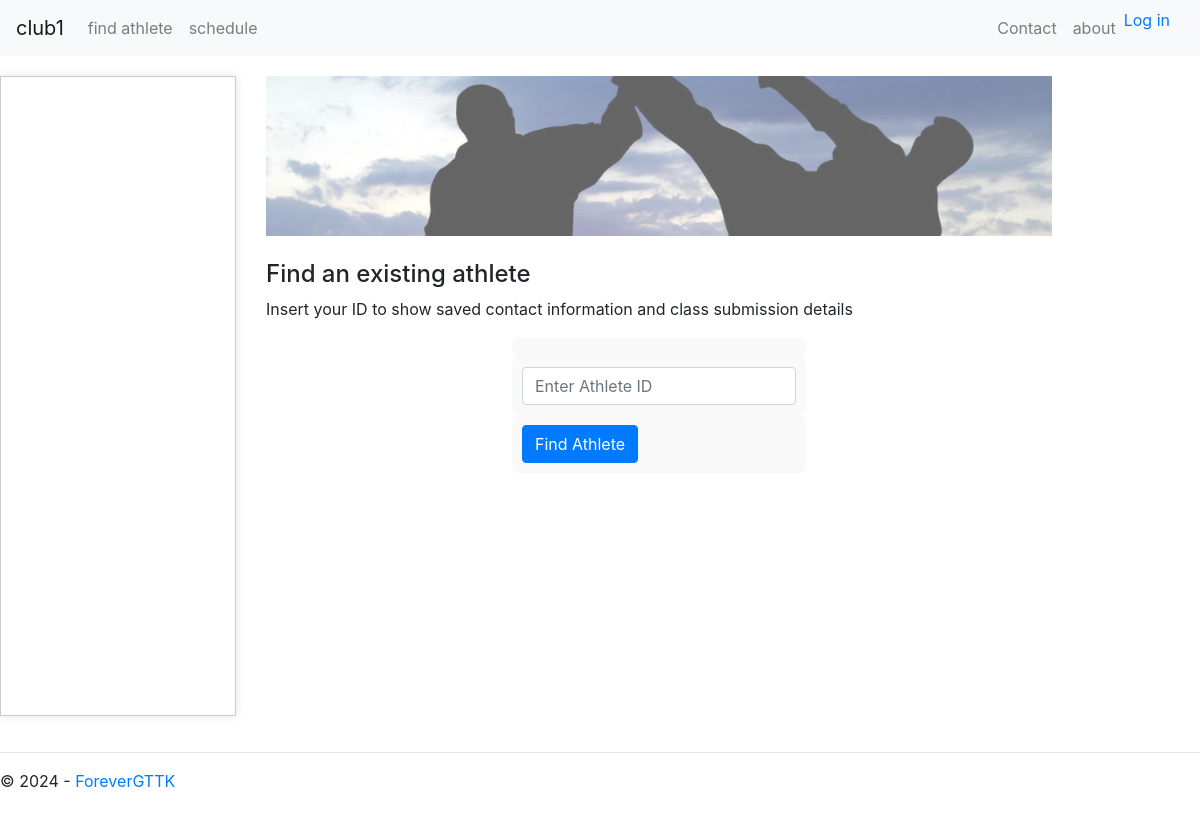
Page /club/club1/athlete/ on the committed database.
### app/models.py (models this page shows, shortened)
class BaseModel(models.Model):
    ID = models.UUIDField(default=uuid.uuid4, editable=False, unique=True, primary_key=True)
    created_by = models.ForeignKey(User, on_delete=models.SET_NULL, null=True)
    created_at = models.DateTimeField(auto_now_add=True, editable=False)
    last_updated = models.DateTimeField(auto_now=True)
    description = models.TextField(null=True, blank=True)
    class Meta:
        abstract = True

class Clubs(BaseModel):
    name = models.CharField(max_length=255, unique=True)
    topic = models.ForeignKey(Topics, on_delete=models.CASCADE, null=True, related_name='clubs')
    location = models.CharField(max_length=255, null=True, blank=True)
    web_name = models.CharField(max_length=100, unique=True)
    contact_email = models.EmailField(null=True, blank=True)
    contact_phone = models.CharField(max_length=15, null=True, blank=True)
    contact_person = models.CharField(max_length=255, null=True, blank=True)
    class Meta:
        permissions = [
            ("view_club", "Can view club details"),
            ("manage_club", "Can manage club details"),
            ("manage_club_design", "Can edit club design"),
            ("manage_club_articles", "Can manage articles for the club"),
        ]
    def get_club(self):
        image = get_object_or_404(Images, club=self.ID, page='home', name='logo')
        return {
            'ID': str(self.ID),
            'name': self.name,
            'location': self.location,
            'photo': image.image,
            'contact_email': self.contact_email,
            'contact_phone': self.contact_phone,
            'contact_person': self.contact_person,
        }

class Images(BaseModel):
    image = models.ImageField(upload_to='images/', null=False, blank=False)
    club = models.ForeignKey('Clubs', on_delete=models.CASCADE, related_name='images')
    page = models.CharField(max_length=100)
    name = models.CharField(max_length=100, null=True, blank=True)

### BotLaHug/views.py (the view, shortened to what this page needs)
# urls.py: path('club/<str:club_name>/athlete/', clubViews.find_athlete, name='find_athlete'),
def find_athlete(request, club_name):
    club = get_object_or_404(models.Clubs, web_name=club_name)
    context = {
        'club_logo_url': club.get_club()['photo'],
    }
    return page_render(
        request,
        'BotLaHug/client_pages/find_athlete.html',
        context,
        club_name=club_name
    )

### BotLaHug/views.py (called while the page is built)
def page_render(request, page_address, context, club_name):
    context['easterEgg'] = datetime.now().minute % 2 == 0
    app_name = re.split(r'_|(?=[A-Z])', os.path.splitext(os.path.basename(page_address))[0])
    title = ' '.join(word.capitalize() if context['easterEgg'] else word.lower() for word in app_name)
    context.update(
        {
            'name': club_name,
            'title': title,
            'year': datetime.now().year,
        }
    )
    return render(request, page_address, context)

### BotLaHug/templates/BotLaHug/client_pages/find_athlete.html (shortened to what this page needs)
{% extends "BotLaHug/layout.html" %}
{% block content %}
<div class="mb-4" style="overflow: hidden; height: 20vh; ">
    <img src="../../../{{ club_logo_url }}" alt="{{ club_name }} logo" class="img-fluid rounded shadow-sm" style="width: 100%; object-fit: cover; opacity: 0.6; margin-top: -10%;">
</div>
<h4> Find an existing athlete </h4>
<p>
    Insert your ID to show saved contact information and class submission details
</p>
<form method="GET" action="" class="form-inline justify-content-center">
    <div class="form-group mb-3">
        <table style="width: 100%; border-spacing: 15px 10px;">
            <tr>
                <td style="padding: 10px; background-color: #f9f9f9; border-radius: 8px;">
                </td>
            </tr>
            <tr>
                <td style="padding: 10px; background-color: #f9f9f9; border-radius: 8px;">
                    <input type="text" class="form-control" id="athlete_id" name="athlete_id" placeholder="Enter Athlete ID" required>
                </td>
            </tr>
            <tr>
                <td style="padding: 10px; background-color: #f9f9f9; border-radius: 8px;">
                    <button type="submit" class="btn btn-primary">Find Athlete</button>
                </td>
            </tr>
        </table>
    </div>
</form>
{% endblock %}

### BotLaHug/templates/BotLaHug/layout.html (shortened to what this page needs)
<!DOCTYPE html>
<html>
<head>
    {% load static %}
    <link href="https://stackpath.bootstrapcdn.com/bootstrap/4.5.2/css/bootstrap.min.css" rel="stylesheet">
</head>
<body class="bud">
    <nav class="navbar navbar-expand-lg navbar-light bg-light fixed-top">
        {% if user.is_authenticated %}
        <a class="navbar-brand" href="/club/{{name}}/">{{name}} BotlaHug בוטלחוג</a>
        {% else %}
        <a class="navbar-brand" href="/club/{{name}}/"> {{name}}  </a>
        {% endif %}
        <div class="collapse navbar-collapse" id="navbarNav">
            {% include 'BotLaHug/loggedelements.html' %}
            <ul class="navbar-nav ml-auto" style="margin-inline:14px;">
                <li class="nav-item">
                    <a class="nav-link" href="/club/{{name}}/contact/">Contact</a>
                </li>
                <li class="nav-item">
                    <a class="nav-link" href="/club/{{name}}/about/">about</a>
                </li>
                {% include 'BotLaHug/loginpartial.html' %}
            </ul>
        </div>
    </nav>
    <div class="sidebar-container">
        <div class="centered-div">
        </div>
        <div class=" body-content">
            {% block content %}{% endblock %}
        </div>
        <div>
        </div>
    </div>
    <footer>
        <hr />
        <p>&copy; {{ year }} - <a href="{% url 'contact' %}">ForeverGTTK</a></p>
    </footer>
</body>
</html>

### BotLaHug/templates/BotLaHug/layout.html (style rules this page uses)
.bud { min-height: 100vh; margin: 0; padding: 0; overflow-y: hidden; }
.sidebar-container { display: grid; grid-template-columns: 2fr 7fr 1fr; column-gap: 10px; margin-top: 56px; overflow-y: hidden; }
.centered-div { padding: 20px; background-color: #fff; border: 1px solid #ccc; box-sizing: border-box; margin-top: 20px; height: 80vh; margin-bottom: 20px; box-shadow: 0px 0px 10px rgba(0, 0, 0, 0.1); }
.body-content { height: 80vh; padding: 20px; box-sizing: border-box; overflow-y: scroll; }

### rows in the picture
Clubs: web_name "club1"
Images: image (picture)
